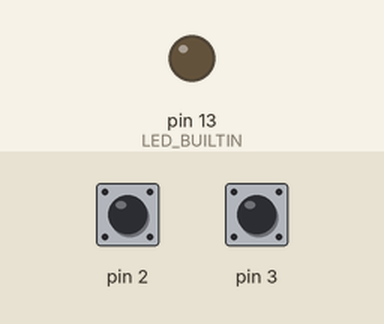
This program was run on a simulated Teensy 4. On the bench: output pins drawn as LEDs (lit = HIGH). The inputs (shaded band) are chosen by the test bench; at power-on: pin 2 HIGH, pin 3 HIGH. What the program prints to the serial monitor is not drawn.

Above: at 0.1 s.
At 1.1 s:
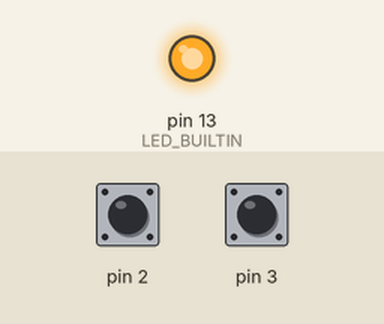
Timing chart, 0 to 3.5 s (numbered marks = the images above):
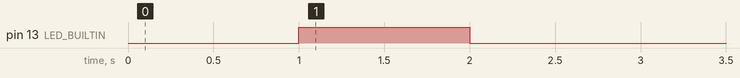

The program:

main.cpp
```cpp
#include <Arduino.h>
#include <Wire.h>
#include <Global.h>
#include <IMU.h>
using namespace constants;

/* to dos
  test motor stuff
  test calibiration
*/
// #define CART 1
#define AXIS 1
// #define PMRY 1
// #define TEST 1

#ifdef CART
  #include "Encoder.h"
  extern EBoard Cart;
#elif AXIS
  #include "Encoder.h"
  extern EBoard Axis;
#elif PMRY
  #include "Primary.h"
  states curState;
  IMU myIMU;
#elif TEST
  #include "Test.cpp"
#endif

void setup() {
  Serial.begin(115200); // debugging use
  Wire.setClock(400000UL); // Set I2C frequency to 400kHz

  // built-in LED for debug
  pinMode(LED_BUILTIN, OUTPUT);
  digitalWrite(LED_BUILTIN, LOW);  // dim LED on default

  #ifdef CART // board on cart responsible for generating angular data
    Cart.begin();
  #elif AXIS  // board on right end responsible for measuring position
    Axis.begin();
  #elif PMRY // primary board reponsible for motor control and communication with computer
    primary_begin(&curState, myIMU);
  #elif TEST
    estart();
  #endif
}

void loop() {
	#ifdef CART
    Cart.update();
	#elif AXIS
		Axis.update();
    Serial.println(Axis.pos);
	#elif PMRY
    // if(Serial.available()) serial_receive(curState);
    // // imu_update(&curState, &myIMU);
    // if(Serial.available()) serial_receive(curState);
    // // cart_update(&curState);
    // if(Serial.available()) serial_receive(curState);
    // axis_update(&curState);
  #elif TEST
    update();
	#endif
}
```
